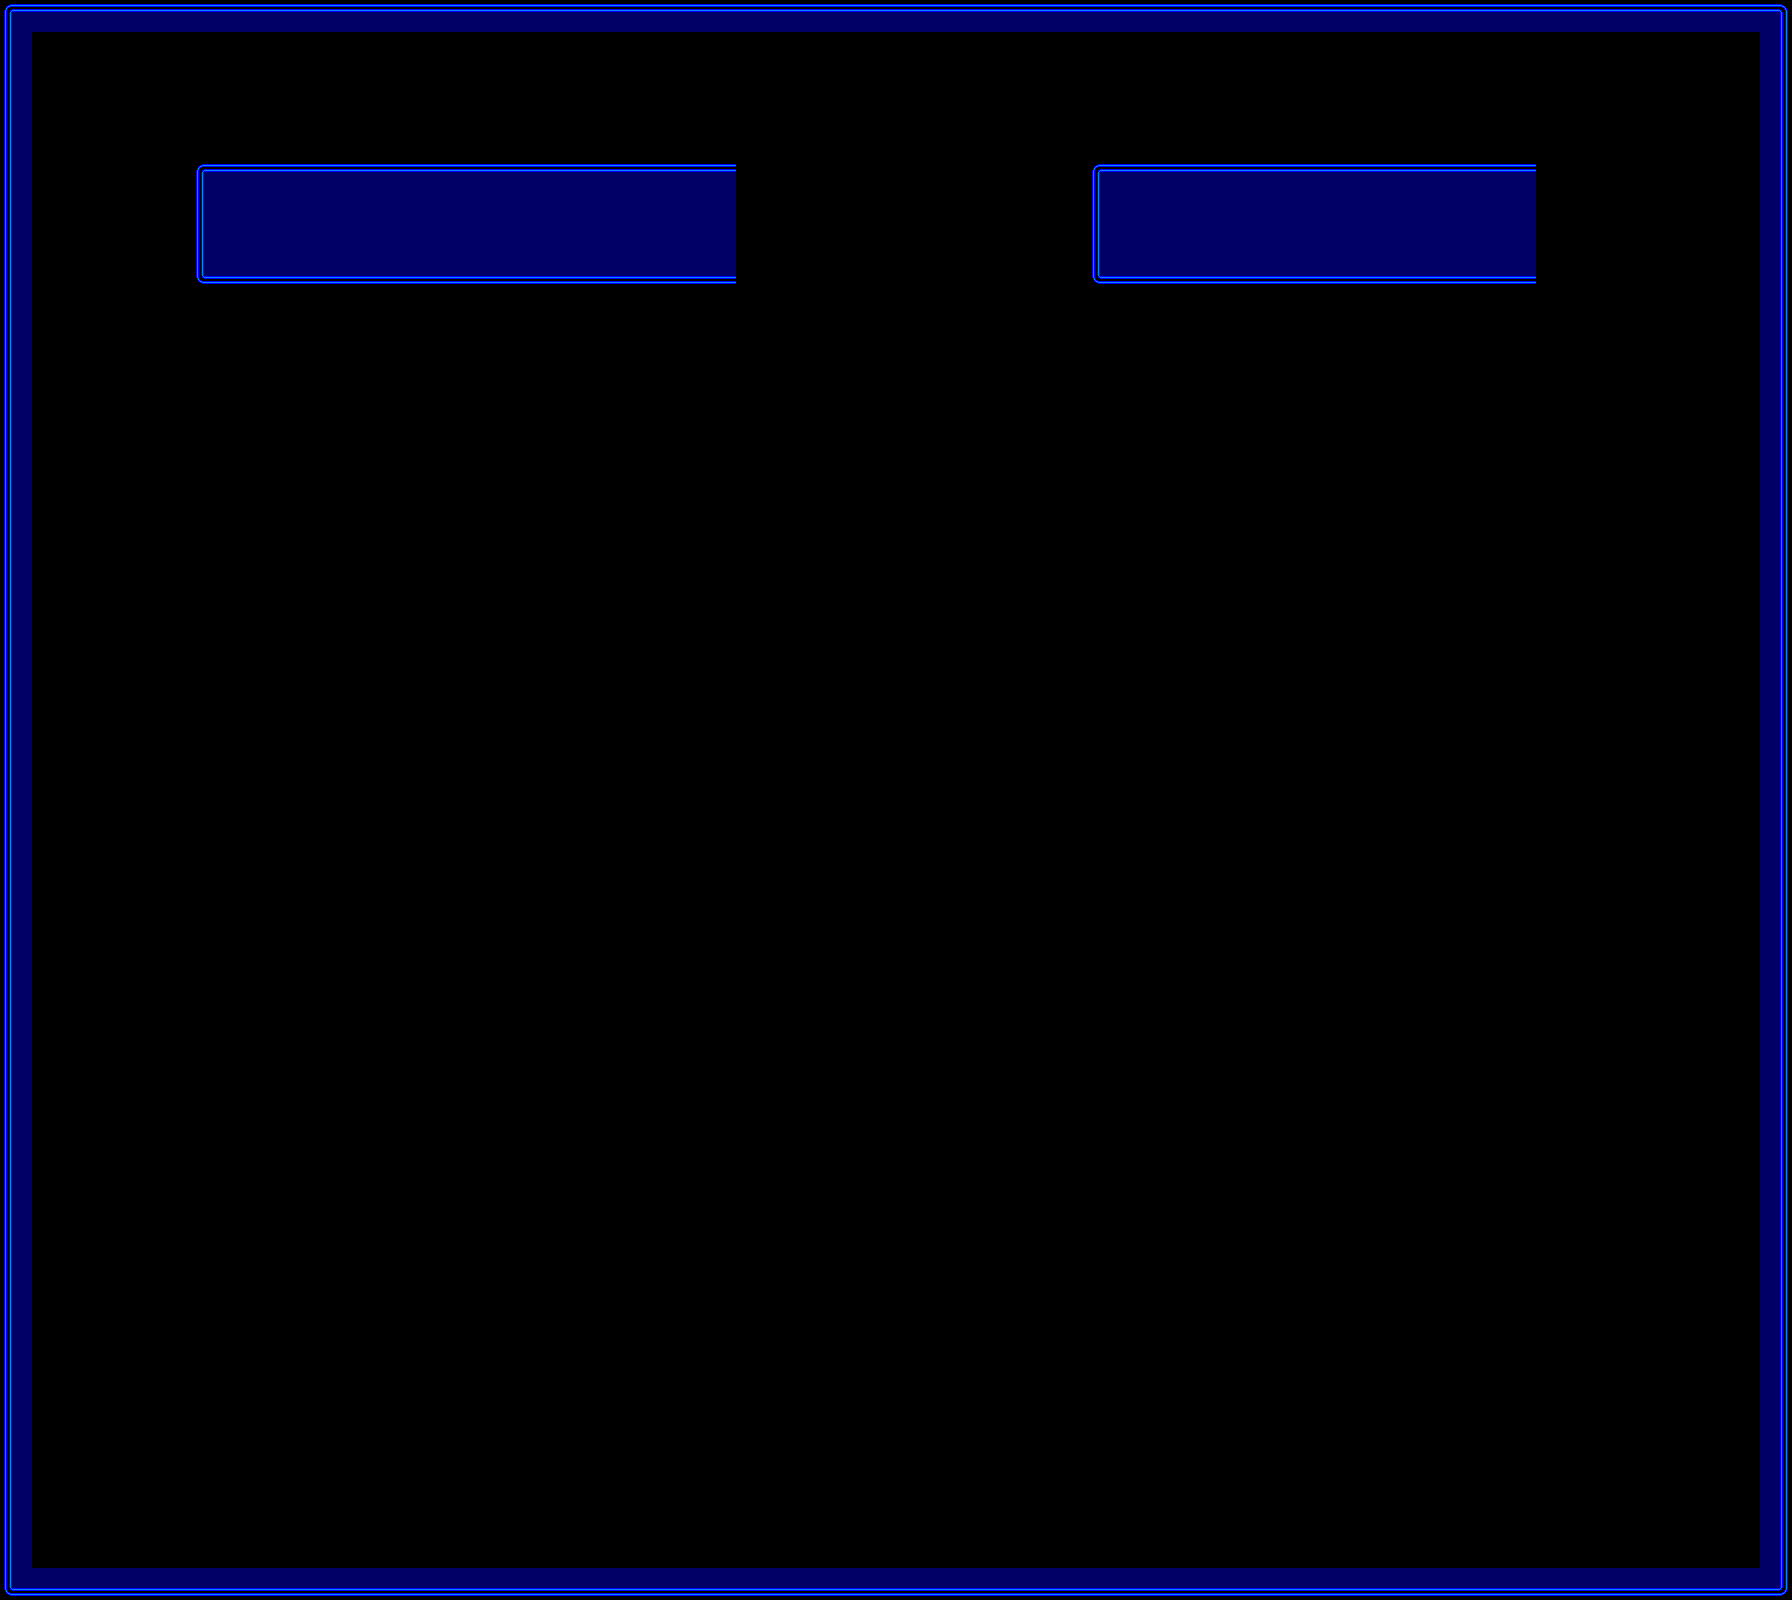

Below is a game level as drawn by its tile map, then a one-line description and the .tmx that defines it (tile-layer data replaced by summaries):
An orthogonal 56x50 tile map with 32x32 px tiles, 2 tile layers (Kachelebene 1, Kachelebene 2), 2 tilesets.

<map version="1.2" tiledversion="1.2.3" orientation="orthogonal" renderorder="right-down" width="56" height="50" tilewidth="32" tileheight="32" infinite="0" nextlayerid="5" nextobjectid="1">
 <tileset firstgid="1" name="bausteine" tilewidth="32" tileheight="32" tilecount="30" columns="10">
  <image source="bausteine.png" width="320" height="96" />
  <terraintypes>
   <terrain name="wand" tile="10" />
   <terrain name="wand 3" tile="1" />
   <terrain name="Neues Terrain" tile="22" />
  </terraintypes>
  <tile id="0" terrain="1,1,1,0">
   <properties>
    <property name="Wand" value="" />
   </properties>
  </tile>
  <tile id="1" terrain="1,1,0,0">
   <properties>
    <property name="Wand" value="" />
   </properties>
  </tile>
  <tile id="2" terrain="1,1,0,1">
   <properties>
    <property name="Wand" value="" />
   </properties>
  </tile>
  <tile id="10" terrain="1,0,1,0">
   <properties>
    <property name="Wand" value="" />
   </properties>
  </tile>
  <tile id="11">
   <properties>
    <property name="Wand" value="" />
   </properties>
  </tile>
  <tile id="12" terrain="0,1,0,1">
   <properties>
    <property name="Wand" value="" />
   </properties>
  </tile>
  <tile id="20" terrain="1,0,1,1">
   <properties>
    <property name="Wand" value="" />
   </properties>
  </tile>
  <tile id="21" terrain="0,0,1,1">
   <properties>
    <property name="Wand" value="" />
   </properties>
  </tile>
  <tile id="22" terrain="0,1,1,1">
   <properties>
    <property name="Wand" value="" />
   </properties>
  </tile>
 </tileset>
 <tileset firstgid="31" name="secretagent_tileset" tilewidth="32" tileheight="32" tilecount="234" columns="18">
  <image source="secretagent_tileset.png" width="576" height="416" />
 </tileset>
 <layer id="1" name="Kachelebene 1" width="56" height="50">
  <data>[2800 cells, 2800 non-empty, 1 distinct tile ids]</data>
 </layer>
 <layer id="3" name="Kachelebene 2" width="56" height="50">
  <data>[2800 cells, 332 non-empty, 9 distinct tile ids]</data>
 </layer>
</map>
